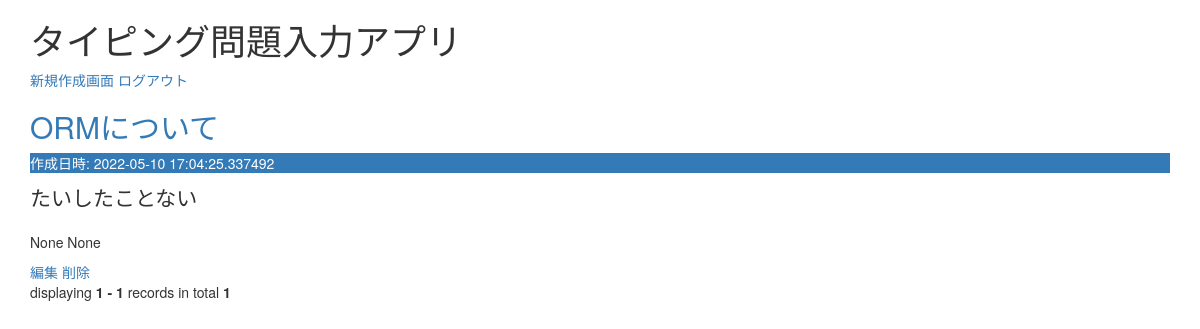
The app's page /, older data.
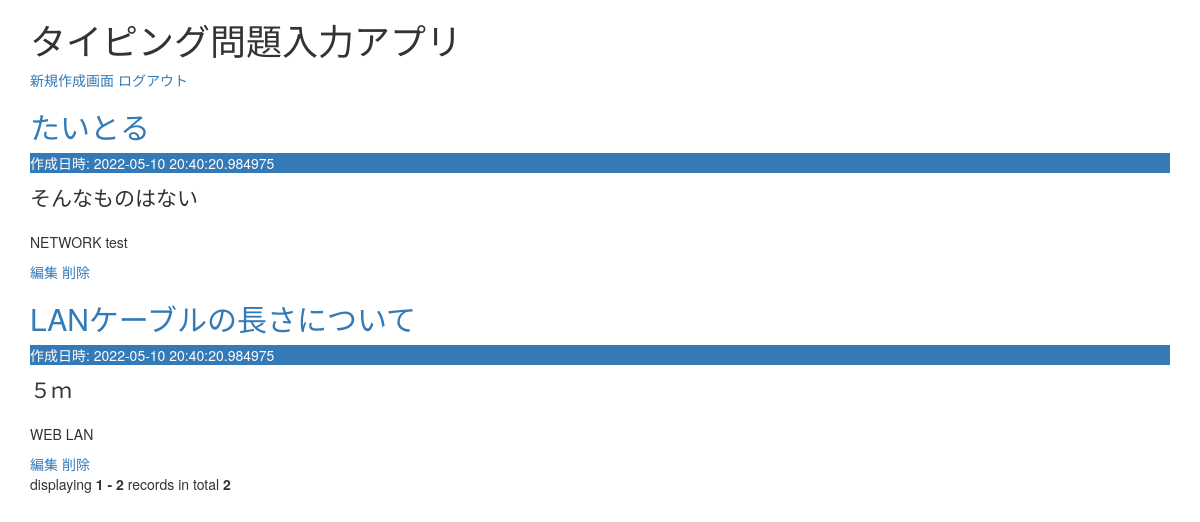
The same page, newer data.
### app.py (models this page shows)
class Post(db.Model):
    id = db.Column(db.Integer, primary_key=True)
    genre = db.Column(db.String(50))
    theme = db.Column(db.String(50))
    title = db.Column(db.String(50), nullable=False)
    body = db.Column(db.String(2000), nullable=False)
    created_at = db.Column(db.DateTime, nullable=False, default=datetime.now(pytz.timezone('Asia/Tokyo')))

### app.py (the view)
@app.route('/', methods=['GET', 'POST'])
def index():
    if request.method == 'GET':
        posts = Post.query.all()
        page = request.args.get(get_page_parameter(), type=int, default=1)
        rows = posts[(page -1)*3: page*3]
        pagination = Pagination(page=page, total=len(posts), per_page=3, css_framework='bootstrap')
        return render_template('index.html', posts=posts, rows=rows, pagination=pagination)

### templates/index.html (shortened to what this page needs)
{% extends "bootstrap/base.html" %}
{% block content %}
<div class="container">
    <h1>タイピング問題入力アプリ</h1>
    <a href="/create" role="button">新規作成画面</a>
    <a href="/logout" role="button">ログアウト</a>
        {% for row in rows %}
        <article>
            <h2><a href="/article/{{row.id}}">{{ row.title }}</a></h2>
            <p class="d-inline p-2 bg-primary text-white">作成日時: {{ row.created_at }}</p>
            <p class="lead">{{ row.body }}</p>
            <p>
                {{ row.genre }} {{ row.theme }}
            </p>
            <a href="/{{row.id}}/update" role="button">編集</a>
            <a href="/{{row.id}}/delete" role="button">削除</a>
        </article>
        {% endfor %}
        {{ pagination.info }}
    </div>
{% endblock %}

Row changes from the older to the newer data that the page shows:
removed Post: title "ORMについて", created_at "2022-05-10 17:04:25.337492", body "たいしたことない", genre "None", theme "None"
added Post: title "たいとる", created_at "2022-05-10 20:40:20.984975", body "そんなものはない", genre "NETWORK", theme "test"
added Post: title "LANケーブルの長さについて", created_at "2022-05-10 20:40:20.984975", body "５ｍ", genre "WEB", theme "LAN"
Text that changed along with them:
{{ pagination.info }}: "displaying 1 - 1 records in total 1" → "displaying 1 - 2 records in total 2"
